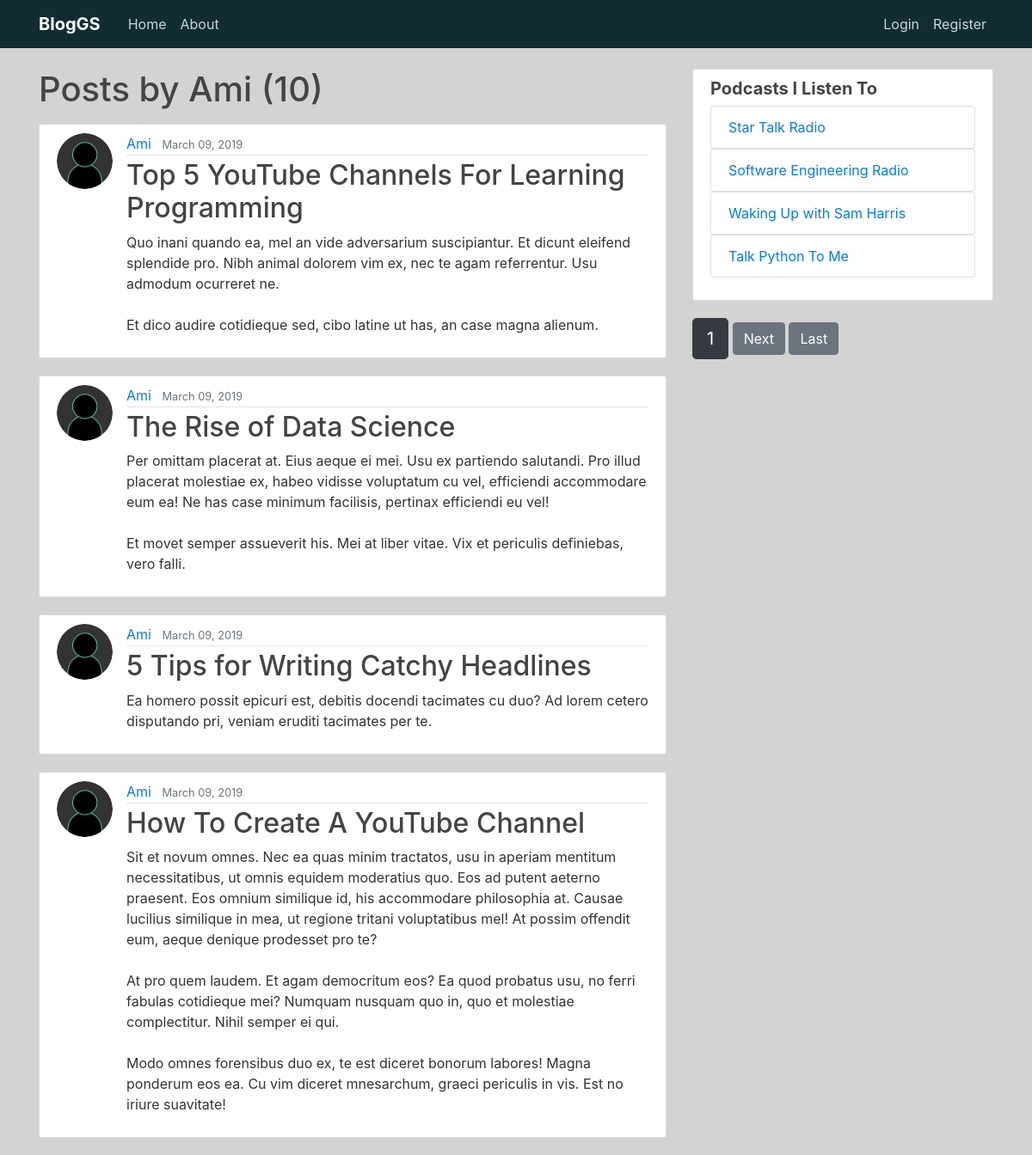
Screenshot of /user/Ami/ with the database file from the repository.
### blog/models.py (models this page shows, shortened)
class Post(models.Model):
    title = models.CharField(max_length=100)
    content = models.TextField()
    date_posted = models.DateTimeField(default=timezone.now)
    author = models.ForeignKey(User, on_delete=models.CASCADE)

### users/models.py (models this page shows, shortened)
class Profile(models.Model):
    user = models.OneToOneField(User, on_delete=models.CASCADE)
    image = models.ImageField(default='default.jpg', upload_to='profile_pic')

### blog/views.py (the view)
# urls.py: path('user/<str:username>/', UserPostListView.as_view(), name='user-posts'),
class UserPostListView(ListView):
    model = Post
    template_name = 'blog/user_posts.html'
    context_object_name = 'posts'
    paginate_by = 4
    def get_queryset(self):
        user = get_object_or_404(User, username=self.kwargs.get('username'))
        return Post.objects.filter(author=user).order_by('-date_posted')

### blog/templates/blog/user_posts.html
{% extends "blog/base.html" %}
{% block content %}
  <h1 class="mb-3">Posts by {{ view.kwargs.username }} ({{ page_obj.paginator.count }}) </h1>
    {% for post in posts %}
        <article class="media content-section">
          <img class="rounded-circle article-img" src="{{ post.author.profile.image.url }}">
          <div class="media-body">
            <div class="article-metadata">
              <a class="mr-2" href="{% url 'user-posts' post.author.username %}">{{ post.author }}</a>
              <small class="text-muted">{{ post.date_posted|date:"F d, Y" }}</small>
            </div>
            <h2><a class="article-title" href="{% url 'post-detail' post.id %}">{{ post.title }}</a></h2>
            <p class="article-content">{{ post.content }}</p>
          </div>
        </article>
    {% endfor %}
{% endblock content %}

### blog/static/blog/main.css (style rules this page uses)
body { background: #D3D3D3; color: #333333; margin-top: 5rem; }
h1, h2, h3, h4, h5, h6 { color: #444444; }
.content-section { background: #ffffff; padding: 10px 20px; border: 1px solid #dddddd; border-radius: 3px; margin-bottom: 20px; }
.article-title { color: #444444; }
.article-content { white-space: pre-line; }
.article-img { height: 65px; width: 65px; margin-right: 16px; }
.article-metadata { padding-bottom: 1px; margin-bottom: 4px; border-bottom: 1px solid #e3e3e3 }

### rows the page displays
Post: author.profile.image (placeholder picture), author "Ami", date_posted "March 09, 2019", title "Top 5 YouTube Channels For Learning Programming", content "Quo inani quando ea, mel an vide adversarium suscipiantur. Et dicunt eleifend splendide pro. Nibh animal dolorem vim ex, nec te agam referrentur. Usu admodum ocurreret ne. Et dico audire cotidieque sed, cibo latine ut has, an case magna alienum."
Post: author.profile.image (placeholder picture), author "Ami", date_posted "March 09, 2019", title "The Rise of Data Science", content "Per omittam placerat at. Eius aeque ei mei. Usu ex partiendo salutandi. Pro illud placerat molestiae ex, habeo vidisse voluptatum cu vel, efficiendi accommodare eum ea! Ne has case minimum facilisis, pertinax efficiendi eu vel! Et movet semper assueverit his. Mei at liber vitae. Vix et periculis definiebas, vero falli."
Post: author.profile.image (placeholder picture), author "Ami", date_posted "March 09, 2019", title "5 Tips for Writing Catchy Headlines", content "Ea homero possit epicuri est, debitis docendi tacimates cu duo? Ad lorem cetero disputando pri, veniam eruditi tacimates per te."
Post: author.profile.image (placeholder picture), author "Ami", date_posted "March 09, 2019", title "How To Create A YouTube Channel", content "Sit et novum omnes. Nec ea quas minim tractatos, usu in aperiam mentitum necessitatibus, ut omnis equidem moderatius quo. Eos ad putent aeterno praesent. Eos omnium similique id, his accommodare philosophia at. Causae lucilius similique in mea, ut regione tritani voluptatibus mel! At possim offendit eum, aeque denique prodesset pro te? At pro quem laudem. Et agam democritum eos? Ea quod probatus usu, no ferri fabulas cotidieque mei? Numquam nusquam quo in, quo et molestiae complectitur. Nihil semper ei qui. Modo omnes forensibus duo ex, te est diceret bonorum labores! Magna ponderum eos ea. Cu vim diceret mnesarchum, graeci periculis in vis. Est no iriure suavitate!"

### other values shown
{{ view.kwargs.username }} "Ami"
{{ page_obj.paginator.count }} "10"
{{ num }} "1"
